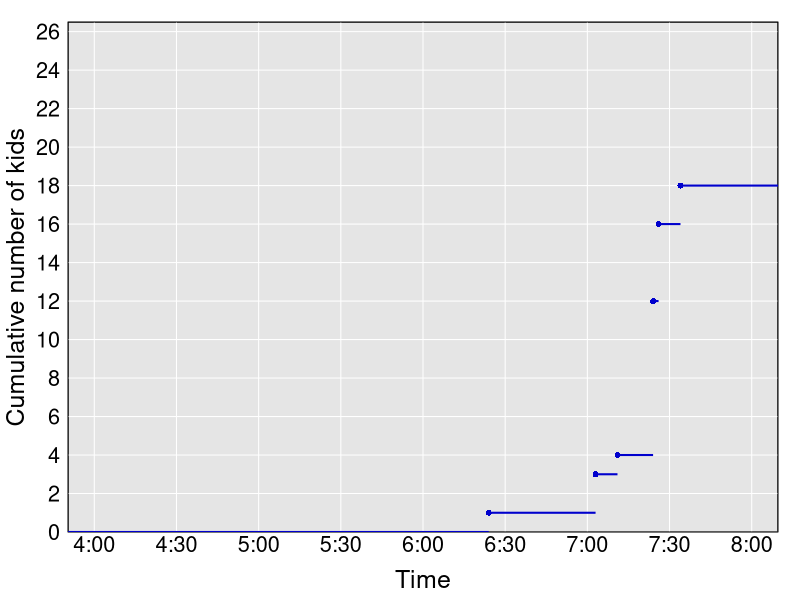

Here is the R script that generated this plot:
## ---- chunk 1
x <- data.frame(time=   c("6:24", "7:03", "7:11", "7:24", "7:26", "7:34"),
                n_kids= c(  1,      2,      1,      8,      4,      2),
                stringsAsFactors=FALSE)
## ---- chunk 2
library(timeDate)

csum <- cumsum(x$n_kids)

y <- strptime(x$time, "%H:%M")
yn <- as.numeric(y)
z <- paste(c(4,4,5,5,6,6,7,7,8), sprintf("%02d", c(0,30,0,30,0,30,0,30,0)), sep=":")
yy <- strptime(z, "%H:%M")
yyn <- as.numeric(yy)

par(mar=c(3.4, 3.4, 1.1, 1.1), cex.axis=1.3)
plot(0,0,type="n", xlab="", ylab="", ylim=c(0, 26.5), yaxs="i",
     xlim=range(yyn), xaxt="n", las=1, yaxt="n")
u <- par("usr")
rect(u[1], u[3], u[2], u[4], col="gray90")
axis(side=1, at=yyn, z, tick=FALSE, line=-0.8)
axis(side=2, at=seq(0, 26, by=2), las=1, tick=FALSE, line=-0.6)
abline(v=yyn, col="white")
abline(h=seq(0, 26, by=2), col="white")
abline(v=u[1:2], h=u[3:4])
yn <- c(u[1], yn, u[2])
csum <- c(0, csum, max(csum))
for(i in 1:(length(yn)-1)) {
  segments(yn[i], csum[i], yn[i+1], csum[i], lwd=2, col="blue3", lend=1, ljoin=1)
  if(i>1) points(yn[i], csum[i], pch=16, cex=0.8, col="blue3")
}
mtext(side=2, "Cumulative number of kids", line=2, cex=1.5)
mtext(side=1, "Time", line=2, cex=1.5)
